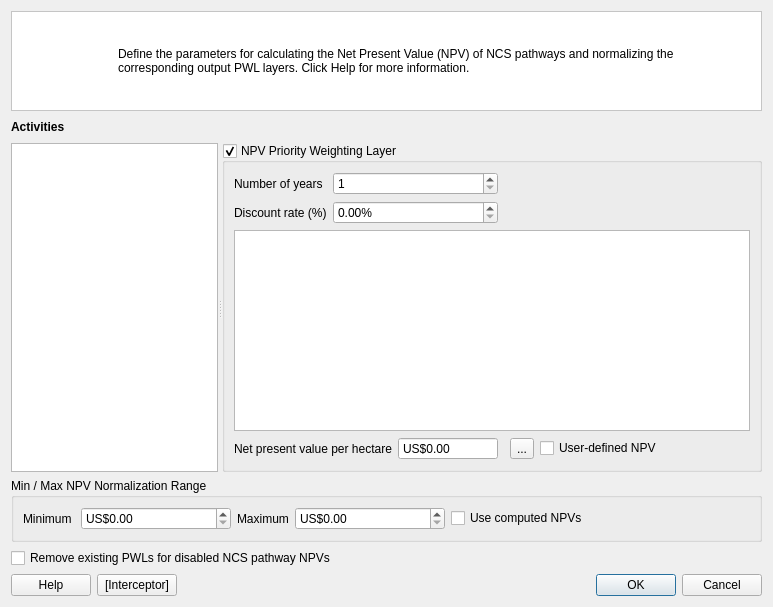
<?xml version="1.0" encoding="UTF-8"?>
<ui version="4.0">
 <class>NpvManagerDialog</class>
 <widget class="QDialog" name="NpvManagerDialog">
  <property name="geometry">
   <rect>
    <x>0</x>
    <y>0</y>
    <width>773</width>
    <height>607</height>
   </rect>
  </property>
  <property name="windowTitle">
   <string>NPV Priority Weighting Layer Manager</string>
  </property>
  <layout class="QGridLayout" name="gridLayout_2">
   <item row="3" column="0" colspan="4">
    <widget class="QSplitter" name="splitter">
     <property name="orientation">
      <enum>Qt::Horizontal</enum>
     </property>
     <widget class="QListView" name="lst_activities">
      <property name="editTriggers">
       <set>QAbstractItemView::NoEditTriggers</set>
      </property>
      <property name="selectionBehavior">
       <enum>QAbstractItemView::SelectRows</enum>
      </property>
     </widget>
     <widget class="QGroupBox" name="gp_npv_pwl">
      <property name="title">
       <string>NPV Priority Weighting Layer</string>
      </property>
      <property name="checkable">
       <bool>true</bool>
      </property>
      <property name="checked">
       <bool>true</bool>
      </property>
      <layout class="QGridLayout" name="gridLayout">
       <item row="4" column="6">
        <spacer name="horizontalSpacer_3">
         <property name="orientation">
          <enum>Qt::Horizontal</enum>
         </property>
         <property name="sizeHint" stdset="0">
          <size>
           <width>212</width>
           <height>17</height>
          </size>
         </property>
        </spacer>
       </item>
       <item row="4" column="5">
        <widget class="QCheckBox" name="cb_manual_npv">
         <property name="text">
          <string>User-defined NPV</string>
         </property>
        </widget>
       </item>
       <item row="1" column="0">
        <widget class="QLabel" name="label_4">
         <property name="text">
          <string>Number of years</string>
         </property>
        </widget>
       </item>
       <item row="2" column="0">
        <widget class="QLabel" name="label_5">
         <property name="text">
          <string>Discount rate (%)</string>
         </property>
        </widget>
       </item>
       <item row="2" column="3" colspan="4">
        <spacer name="horizontalSpacer">
         <property name="orientation">
          <enum>Qt::Horizontal</enum>
         </property>
         <property name="sizeHint" stdset="0">
          <size>
           <width>294</width>
           <height>17</height>
          </size>
         </property>
        </spacer>
       </item>
       <item row="1" column="3" colspan="4">
        <spacer name="horizontalSpacer_2">
         <property name="orientation">
          <enum>Qt::Horizontal</enum>
         </property>
         <property name="sizeHint" stdset="0">
          <size>
           <width>294</width>
           <height>17</height>
          </size>
         </property>
        </spacer>
       </item>
       <item row="3" column="0" colspan="7">
        <widget class="QTableView" name="tv_revenue_costs">
         <attribute name="verticalHeaderVisible">
          <bool>false</bool>
         </attribute>
        </widget>
       </item>
       <item row="4" column="0" colspan="2">
        <widget class="QLabel" name="label_6">
         <property name="text">
          <string>Net present value per hectare</string>
         </property>
        </widget>
       </item>
       <item row="2" column="1" colspan="2">
        <widget class="QDoubleSpinBox" name="sb_discount">
         <property name="suffix">
          <string>%</string>
         </property>
         <property name="maximum">
          <double>100.000000000000000</double>
         </property>
        </widget>
       </item>
       <item row="1" column="1" colspan="2">
        <widget class="QSpinBox" name="sb_num_years">
         <property name="minimum">
          <number>1</number>
         </property>
         <property name="maximum">
          <number>99</number>
         </property>
         <property name="value">
          <number>1</number>
         </property>
        </widget>
       </item>
       <item row="4" column="4">
        <widget class="QToolButton" name="tb_copy_npv">
         <property name="toolTip">
          <string>Copy NPV</string>
         </property>
         <property name="text">
          <string>...</string>
         </property>
        </widget>
       </item>
       <item row="4" column="2">
        <widget class="QDoubleSpinBox" name="sb_npv">
         <property name="minimumSize">
          <size>
           <width>100</width>
           <height>0</height>
          </size>
         </property>
         <property name="buttonSymbols">
          <enum>QAbstractSpinBox::NoButtons</enum>
         </property>
         <property name="prefix">
          <string>US$</string>
         </property>
        </widget>
       </item>
      </layout>
     </widget>
    </widget>
   </item>
   <item row="6" column="3">
    <widget class="QDialogButtonBox" name="buttonBox">
     <property name="standardButtons">
      <set>QDialogButtonBox::Cancel|QDialogButtonBox::Ok</set>
     </property>
    </widget>
   </item>
   <item row="6" column="0">
    <widget class="QPushButton" name="btn_help">
     <property name="text">
      <string>Help</string>
     </property>
    </widget>
   </item>
   <item row="0" column="0" colspan="4">
    <widget class="QFrame" name="frame">
     <property name="sizePolicy">
      <sizepolicy hsizetype="Preferred" vsizetype="Minimum">
       <horstretch>0</horstretch>
       <verstretch>0</verstretch>
      </sizepolicy>
     </property>
     <property name="minimumSize">
      <size>
       <width>0</width>
       <height>100</height>
      </size>
     </property>
     <property name="maximumSize">
      <size>
       <width>16777215</width>
       <height>100</height>
      </size>
     </property>
     <property name="autoFillBackground">
      <bool>false</bool>
     </property>
     <property name="styleSheet">
      <string notr="true">background-color: rgb(255, 255, 255);</string>
     </property>
     <property name="frameShape">
      <enum>QFrame::StyledPanel</enum>
     </property>
     <property name="frameShadow">
      <enum>QFrame::Raised</enum>
     </property>
     <layout class="QHBoxLayout" name="horizontalLayout">
      <item>
       <widget class="QLabel" name="icon_la">
        <property name="maximumSize">
         <size>
          <width>91</width>
          <height>81</height>
         </size>
        </property>
        <property name="text">
         <string/>
        </property>
        <property name="scaledContents">
         <bool>true</bool>
        </property>
       </widget>
      </item>
      <item>
       <widget class="QLabel" name="label_123">
        <property name="text">
         <string>&lt;html&gt;&lt;head/&gt;&lt;body&gt;&lt;p&gt;Define the parameters for calculating the Net Present Value (NPV) of NCS pathways and normalizing the corresponding output PWL layers. Click Help for more information.&lt;/p&gt;&lt;/body&gt;&lt;/html&gt;</string>
        </property>
        <property name="wordWrap">
         <bool>true</bool>
        </property>
        <property name="openExternalLinks">
         <bool>true</bool>
        </property>
       </widget>
      </item>
     </layout>
    </widget>
   </item>
   <item row="2" column="0" colspan="3">
    <widget class="QLabel" name="label">
     <property name="maximumSize">
      <size>
       <width>16777215</width>
       <height>20</height>
      </size>
     </property>
     <property name="text">
      <string>&lt;html&gt;&lt;head/&gt;&lt;body&gt;&lt;p&gt;&lt;span style=&quot; font-weight:600;&quot;&gt;Activities&lt;/span&gt;&lt;/p&gt;&lt;/body&gt;&lt;/html&gt;</string>
     </property>
     <property name="textFormat">
      <enum>Qt::RichText</enum>
     </property>
    </widget>
   </item>
   <item row="5" column="0" colspan="3">
    <widget class="QCheckBox" name="cb_remove_disabled">
     <property name="text">
      <string>Remove existing PWLs for disabled NCS pathway NPVs</string>
     </property>
    </widget>
   </item>
   <item row="6" column="2">
    <spacer name="horizontalSpacer_4">
     <property name="orientation">
      <enum>Qt::Horizontal</enum>
     </property>
     <property name="sizeHint" stdset="0">
      <size>
       <width>352</width>
       <height>20</height>
      </size>
     </property>
    </spacer>
   </item>
   <item row="1" column="0" colspan="4">
    <layout class="QVBoxLayout" name="vl_notification"/>
   </item>
   <item row="4" column="0" colspan="4">
    <widget class="QgsCollapsibleGroupBox" name="mGroupBox">
     <property name="sizePolicy">
      <sizepolicy hsizetype="Preferred" vsizetype="Fixed">
       <horstretch>0</horstretch>
       <verstretch>0</verstretch>
      </sizepolicy>
     </property>
     <property name="title">
      <string>Min / Max NPV Normalization Range</string>
     </property>
     <layout class="QHBoxLayout" name="horizontalLayout_2">
      <item>
       <widget class="QLabel" name="label_2">
        <property name="maximumSize">
         <size>
          <width>200</width>
          <height>16777215</height>
         </size>
        </property>
        <property name="text">
         <string>Minimum </string>
        </property>
       </widget>
      </item>
      <item>
       <widget class="QDoubleSpinBox" name="sb_min_normalize">
        <property name="minimumSize">
         <size>
          <width>150</width>
          <height>0</height>
         </size>
        </property>
        <property name="prefix">
         <string>US$</string>
        </property>
        <property name="decimals">
         <number>2</number>
        </property>
        <property name="maximum">
         <double>1000000000.000000000000000</double>
        </property>
        <property name="singleStep">
         <double>500.000000000000000</double>
        </property>
       </widget>
      </item>
      <item>
       <widget class="QLabel" name="label_3">
        <property name="maximumSize">
         <size>
          <width>200</width>
          <height>16777215</height>
         </size>
        </property>
        <property name="text">
         <string>Maximum</string>
        </property>
       </widget>
      </item>
      <item>
       <widget class="QDoubleSpinBox" name="sb_max_normalize">
        <property name="minimumSize">
         <size>
          <width>150</width>
          <height>0</height>
         </size>
        </property>
        <property name="showGroupSeparator" stdset="0">
         <bool>false</bool>
        </property>
        <property name="prefix">
         <string>US$</string>
        </property>
        <property name="decimals">
         <number>2</number>
        </property>
        <property name="maximum">
         <double>1000000000.000000000000000</double>
        </property>
        <property name="singleStep">
         <double>500.000000000000000</double>
        </property>
       </widget>
      </item>
      <item>
       <widget class="QCheckBox" name="cb_computed_npv">
        <property name="text">
         <string>Use computed NPVs</string>
        </property>
       </widget>
      </item>
      <item>
       <spacer name="horizontalSpacer_5">
        <property name="orientation">
         <enum>Qt::Horizontal</enum>
        </property>
        <property name="sizeHint" stdset="0">
         <size>
          <width>197</width>
          <height>20</height>
         </size>
        </property>
       </spacer>
      </item>
     </layout>
    </widget>
   </item>
   <item row="6" column="1">
    <widget class="QPushButton" name="_enter_interceptor_btn">
     <property name="text">
      <string>[Interceptor]</string>
     </property>
    </widget>
   </item>
  </layout>
 </widget>
 <customwidgets>
  <customwidget>
   <class>QgsCollapsibleGroupBox</class>
   <extends>QGroupBox</extends>
   <header>qgscollapsiblegroupbox.h</header>
   <container>1</container>
  </customwidget>
 </customwidgets>
 <resources/>
 <connections>
  <connection>
   <sender>buttonBox</sender>
   <signal>rejected()</signal>
   <receiver>NpvManagerDialog</receiver>
   <slot>reject()</slot>
   <hints>
    <hint type="sourcelabel">
     <x>513</x>
     <y>480</y>
    </hint>
    <hint type="destinationlabel">
     <x>301</x>
     <y>250</y>
    </hint>
   </hints>
  </connection>
 </connections>
</ui>
